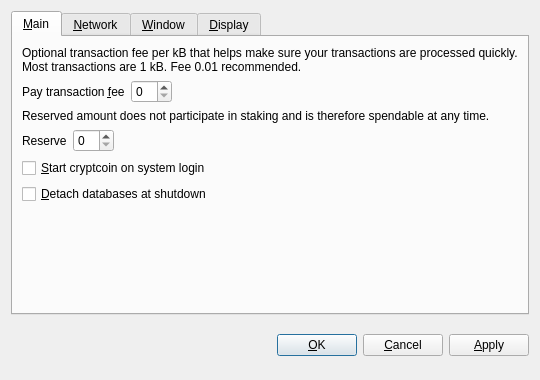
<?xml version="1.0" encoding="UTF-8"?>
<ui version="4.0">
 <class>OptionsDialog</class>
 <widget class="QDialog" name="OptionsDialog">
  <property name="geometry">
   <rect>
    <x>0</x>
    <y>0</y>
    <width>540</width>
    <height>380</height>
   </rect>
  </property>
  <property name="windowTitle">
   <string>Options</string>
  </property>
  <property name="modal">
   <bool>true</bool>
  </property>
  <layout class="QVBoxLayout" name="verticalLayout">
   <item>
    <widget class="QTabWidget" name="tabWidget">
     <property name="tabPosition">
      <enum>QTabWidget::North</enum>
     </property>
     <property name="currentIndex">
      <number>0</number>
     </property>
     <widget class="QWidget" name="tabMain">
      <attribute name="title">
       <string>&amp;Main</string>
      </attribute>
      <layout class="QVBoxLayout" name="verticalLayout_Main">
       <item>
        <widget class="QLabel" name="transactionFeeInfoLabel">
         <property name="text">
          <string>Optional transaction fee per kB that helps make sure your transactions are processed quickly. Most transactions are 1 kB. Fee 0.01 recommended.</string>
         </property>
         <property name="textFormat">
          <enum>Qt::PlainText</enum>
         </property>
         <property name="wordWrap">
          <bool>true</bool>
         </property>
        </widget>
       </item>
       <item>
        <layout class="QHBoxLayout" name="horizontalLayoutFee">
         <item>
          <widget class="QLabel" name="transactionFeeLabel">
           <property name="text">
            <string>Pay transaction &amp;fee</string>
           </property>
           <property name="textFormat">
            <enum>Qt::PlainText</enum>
           </property>
           <property name="buddy">
            <cstring>transactionFee</cstring>
           </property>
          </widget>
         </item>
         <item>
          <widget class="BitcoinAmountField" name="transactionFee"/>
         </item>
         <item>
          <spacer name="horizontalSpacerFee">
           <property name="orientation">
            <enum>Qt::Horizontal</enum>
           </property>
           <property name="sizeHint" stdset="0">
            <size>
             <width>40</width>
             <height>20</height>
            </size>
           </property>
          </spacer>
         </item>
        </layout>
       </item>
       <item>
        <widget class="QLabel" name="reserveBalanceInfoLabel">
         <property name="text">
          <string>Reserved amount does not participate in staking and is therefore spendable at any time.</string>
         </property>
         <property name="textFormat">
          <enum>Qt::PlainText</enum>
         </property>
         <property name="wordWrap">
          <bool>true</bool>
         </property>
        </widget>
       </item>
       <item>
        <layout class="QHBoxLayout" name="horizontalLayoutReserveBalance">
         <item>
          <widget class="QLabel" name="reserveBalanceLabel">
           <property name="text">
            <string>Reserve</string>
           </property>
           <property name="textFormat">
            <enum>Qt::PlainText</enum>
           </property>
           <property name="buddy">
            <cstring>reserveBalance</cstring>
           </property>
          </widget>
         </item>
         <item>
          <widget class="BitcoinAmountField" name="reserveBalance"/>
         </item>
         <item>
          <spacer name="horizontalSpacerReserveBalance">
           <property name="orientation">
            <enum>Qt::Horizontal</enum>
           </property>
           <property name="sizeHint" stdset="0">
            <size>
             <width>40</width>
             <height>20</height>
            </size>
           </property>
          </spacer>
         </item>
        </layout>
       </item>
       <item>
        <widget class="QCheckBox" name="bitcoinAtStartup">
         <property name="toolTip">
          <string>Automatically start cryptcoin after logging in to the system.</string>
         </property>
         <property name="text">
          <string>&amp;Start cryptcoin on system login</string>
         </property>
        </widget>
       </item>
       <item>
        <widget class="QCheckBox" name="detachDatabases">
         <property name="toolTip">
          <string>Detach block and address databases at shutdown. This means they can be moved to another data directory, but it slows down shutdown. The wallet is always detached.</string>
         </property>
         <property name="text">
          <string>&amp;Detach databases at shutdown</string>
         </property>
        </widget>
       </item>
       <item>
        <spacer name="verticalSpacer_Main">
         <property name="orientation">
          <enum>Qt::Vertical</enum>
         </property>
         <property name="sizeHint" stdset="0">
          <size>
           <width>20</width>
           <height>40</height>
          </size>
         </property>
        </spacer>
       </item>
      </layout>
     </widget>
     <widget class="QWidget" name="tabNetwork">
      <attribute name="title">
       <string>&amp;Network</string>
      </attribute>
      <layout class="QVBoxLayout" name="verticalLayout_Network">
       <item>
        <widget class="QCheckBox" name="mapPortUpnp">
         <property name="toolTip">
          <string>Automatically open the cryptcoin client port on the router. This only works when your router supports UPnP and it is enabled.</string>
         </property>
         <property name="text">
          <string>Map port using &amp;UPnP</string>
         </property>
        </widget>
       </item>
       <item>
        <widget class="QCheckBox" name="connectSocks">
         <property name="toolTip">
          <string>Connect to the cryptcoin network through a SOCKS proxy (e.g. when connecting through Tor).</string>
         </property>
         <property name="text">
          <string>&amp;Connect through SOCKS proxy:</string>
         </property>
        </widget>
       </item>
       <item>
        <layout class="QHBoxLayout" name="horizontalLayout_Network">
         <item>
          <widget class="QLabel" name="proxyIpLabel">
           <property name="text">
            <string>Proxy &amp;IP:</string>
           </property>
           <property name="textFormat">
            <enum>Qt::PlainText</enum>
           </property>
           <property name="buddy">
            <cstring>proxyIp</cstring>
           </property>
          </widget>
         </item>
         <item>
          <widget class="QValidatedLineEdit" name="proxyIp">
           <property name="maximumSize">
            <size>
             <width>140</width>
             <height>16777215</height>
            </size>
           </property>
           <property name="toolTip">
            <string>IP address of the proxy (e.g. 127.0.0.1)</string>
           </property>
          </widget>
         </item>
         <item>
          <widget class="QLabel" name="proxyPortLabel">
           <property name="text">
            <string>&amp;Port:</string>
           </property>
           <property name="textFormat">
            <enum>Qt::PlainText</enum>
           </property>
           <property name="buddy">
            <cstring>proxyPort</cstring>
           </property>
          </widget>
         </item>
         <item>
          <widget class="QLineEdit" name="proxyPort">
           <property name="maximumSize">
            <size>
             <width>55</width>
             <height>16777215</height>
            </size>
           </property>
           <property name="toolTip">
            <string>Port of the proxy (e.g. 9050)</string>
           </property>
          </widget>
         </item>
         <item>
          <widget class="QLabel" name="socksVersionLabel">
           <property name="text">
            <string>SOCKS &amp;Version:</string>
           </property>
           <property name="textFormat">
            <enum>Qt::PlainText</enum>
           </property>
           <property name="buddy">
            <cstring>socksVersion</cstring>
           </property>
          </widget>
         </item>
         <item>
          <widget class="QValueComboBox" name="socksVersion">
           <property name="toolTip">
            <string>SOCKS version of the proxy (e.g. 5)</string>
           </property>
          </widget>
         </item>
         <item>
          <spacer name="horizontalSpacer_Network">
           <property name="orientation">
            <enum>Qt::Horizontal</enum>
           </property>
           <property name="sizeHint" stdset="0">
            <size>
             <width>40</width>
             <height>20</height>
            </size>
           </property>
          </spacer>
         </item>
        </layout>
       </item>
       <item>
        <spacer name="verticalSpacer_Network">
         <property name="orientation">
          <enum>Qt::Vertical</enum>
         </property>
         <property name="sizeHint" stdset="0">
          <size>
           <width>20</width>
           <height>40</height>
          </size>
         </property>
        </spacer>
       </item>
      </layout>
     </widget>
     <widget class="QWidget" name="tabWindow">
      <attribute name="title">
       <string>&amp;Window</string>
      </attribute>
      <layout class="QVBoxLayout" name="verticalLayout_Window">
       <item>
        <widget class="QCheckBox" name="minimizeToTray">
         <property name="toolTip">
          <string>Show only a tray icon after minimizing the window.</string>
         </property>
         <property name="text">
          <string>&amp;Minimize to the tray instead of the taskbar</string>
         </property>
        </widget>
       </item>
       <item>
        <widget class="QCheckBox" name="minimizeOnClose">
         <property name="toolTip">
          <string>Minimize instead of exit the application when the window is closed. When this option is enabled, the application will be closed only after selecting Quit in the menu.</string>
         </property>
         <property name="text">
          <string>M&amp;inimize on close</string>
         </property>
        </widget>
       </item>
       <item>
        <spacer name="verticalSpacer_Window">
         <property name="orientation">
          <enum>Qt::Vertical</enum>
         </property>
         <property name="sizeHint" stdset="0">
          <size>
           <width>20</width>
           <height>40</height>
          </size>
         </property>
        </spacer>
       </item>
      </layout>
     </widget>
     <widget class="QWidget" name="tabDisplay">
      <attribute name="title">
       <string>&amp;Display</string>
      </attribute>
      <layout class="QVBoxLayout" name="verticalLayout_Display">
       <item>
        <layout class="QHBoxLayout" name="horizontalLayout_1_Display">
         <item>
          <widget class="QLabel" name="langLabel">
           <property name="text">
            <string>User Interface &amp;language:</string>
           </property>
           <property name="textFormat">
            <enum>Qt::PlainText</enum>
           </property>
           <property name="buddy">
            <cstring>lang</cstring>
           </property>
          </widget>
         </item>
         <item>
          <widget class="QValueComboBox" name="lang">
           <property name="toolTip">
            <string>The user interface language can be set here. This setting will take effect after restarting cryptcoin.</string>
           </property>
          </widget>
         </item>
        </layout>
       </item>
       <item>
        <layout class="QHBoxLayout" name="horizontalLayout_2_Display">
         <item>
          <widget class="QLabel" name="unitLabel">
           <property name="text">
            <string>&amp;Unit to show amounts in:</string>
           </property>
           <property name="textFormat">
            <enum>Qt::PlainText</enum>
           </property>
           <property name="buddy">
            <cstring>unit</cstring>
           </property>
          </widget>
         </item>
         <item>
          <widget class="QValueComboBox" name="unit">
           <property name="toolTip">
            <string>Choose the default subdivision unit to show in the interface and when sending coins.</string>
           </property>
          </widget>
         </item>
        </layout>
       </item>
       <item>
        <widget class="QCheckBox" name="displayAddresses">
         <property name="toolTip">
          <string>Whether to show cryptcoin addresses in the transaction list or not.</string>
         </property>
         <property name="text">
          <string>&amp;Display addresses in transaction list</string>
         </property>
        </widget>
       </item>
       <item>
        <widget class="QCheckBox" name="coinControlFeatures">
         <property name="toolTip">
          <string>Whether to show coin control features or not.</string>
         </property>
         <property name="text">
          <string>Display coin &amp;control features (experts only!)</string>
         </property>
        </widget>
       </item>
       <item>
        <spacer name="verticalSpacer_Display">
         <property name="orientation">
          <enum>Qt::Vertical</enum>
         </property>
         <property name="sizeHint" stdset="0">
          <size>
           <width>20</width>
           <height>40</height>
          </size>
         </property>
        </spacer>
       </item>
      </layout>
     </widget>
    </widget>
   </item>
   <item>
    <layout class="QHBoxLayout" name="horizontalLayout_Buttons">
     <item>
      <spacer name="horizontalSpacer_1">
       <property name="orientation">
        <enum>Qt::Horizontal</enum>
       </property>
       <property name="sizeHint" stdset="0">
        <size>
         <width>40</width>
         <height>48</height>
        </size>
       </property>
      </spacer>
     </item>
     <item>
      <widget class="QLabel" name="statusLabel">
       <property name="font">
        <font>
         <weight>75</weight>
         <bold>true</bold>
        </font>
       </property>
       <property name="text">
        <string/>
       </property>
       <property name="textFormat">
        <enum>Qt::PlainText</enum>
       </property>
       <property name="wordWrap">
        <bool>true</bool>
       </property>
      </widget>
     </item>
     <item>
      <spacer name="horizontalSpacer_2">
       <property name="orientation">
        <enum>Qt::Horizontal</enum>
       </property>
       <property name="sizeHint" stdset="0">
        <size>
         <width>40</width>
         <height>48</height>
        </size>
       </property>
      </spacer>
     </item>
     <item>
      <widget class="QPushButton" name="okButton">
       <property name="text">
        <string>&amp;OK</string>
       </property>
      </widget>
     </item>
     <item>
      <widget class="QPushButton" name="cancelButton">
       <property name="text">
        <string>&amp;Cancel</string>
       </property>
       <property name="autoDefault">
        <bool>false</bool>
       </property>
      </widget>
     </item>
     <item>
      <widget class="QPushButton" name="applyButton">
       <property name="text">
        <string>&amp;Apply</string>
       </property>
       <property name="autoDefault">
        <bool>false</bool>
       </property>
      </widget>
     </item>
    </layout>
   </item>
  </layout>
 </widget>
 <customwidgets>
  <customwidget>
   <class>BitcoinAmountField</class>
   <extends>QSpinBox</extends>
   <header>bitcoinamountfield.h</header>
  </customwidget>
  <customwidget>
   <class>QValueComboBox</class>
   <extends>QComboBox</extends>
   <header>qvaluecombobox.h</header>
  </customwidget>
  <customwidget>
   <class>QValidatedLineEdit</class>
   <extends>QLineEdit</extends>
   <header>qvalidatedlineedit.h</header>
  </customwidget>
 </customwidgets>
 <resources/>
 <connections/>
</ui>
